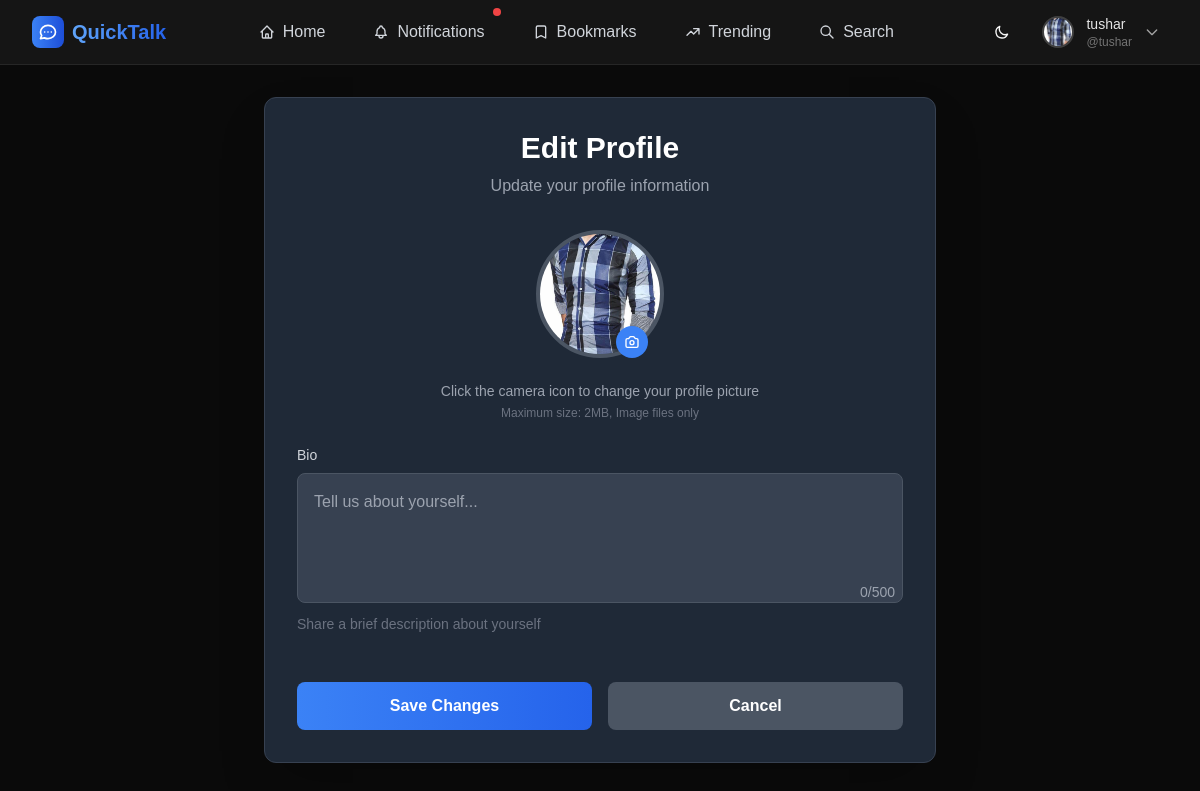
The app's page /profile/edit/ (signed in) with its own data.
### profiles/models.py (models this page shows, shortened)
class Profile(models.Model):
    THEME_CHOICES = [
        ('dark', 'Dark'),
        ('light', 'Light'),
    ]
    user = models.OneToOneField(User, on_delete=models.CASCADE)
    bio = models.TextField(max_length=500, blank=True)
    profile_picture = models.ImageField(upload_to='profile_pics/', blank=True)
    cover_photo = models.ImageField(upload_to='cover_photos/', blank=True)
    following = models.ManyToManyField('self', symmetrical=False, related_name='followers', blank=True)
    website = models.URLField(blank=True)
    location = models.CharField(max_length=100, blank=True)
    birth_date = models.DateField(null=True, blank=True)
    is_verified = models.BooleanField(default=False)
    is_private = models.BooleanField(default=False)
    theme = models.CharField(max_length=10, choices=THEME_CHOICES, default='dark')
    email_notifications = models.BooleanField(default=True)
    twitter_url = models.URLField(blank=True)
    linkedin_url = models.URLField(blank=True)
    github_url = models.URLField(blank=True)
    created_at = models.DateTimeField(auto_now_add=True, null=True)
    updated_at = models.DateTimeField(auto_now=True, null=True)

### profiles/views.py (the view, shortened to what this page needs)
# urls.py: path('edit/', views.edit_profile, name='edit_profile'),
@login_required
def edit_profile(request):
    try:
        profile, created = Profile.objects.get_or_create(user=request.user)
    except Exception as e:
        logger.error(f"Error editing profile for {request.user.username}: {str(e)}")
        messages.error(request, 'Error updating profile. Please try again.')
    return render(request, 'edit_profile.html', {'profile': profile})

### templates/edit_profile.html (shortened to what this page needs)
{% extends 'base.html' %}
{% block content %}
    <div class="max-w-2xl mx-auto">
        <div class="bg-gray-800 rounded-xl shadow-2xl border border-gray-700 p-8">
            <div class="text-center mb-8">
                <h2 class="text-2xl sm:text-3xl font-bold text-white mb-2">Edit Profile</h2>
                <p class="text-gray-400">Update your profile information</p>
            </div>
            <form method="post" enctype="multipart/form-data" class="space-y-6">
                <div class="text-center">
                    <div class="relative inline-block">
                        <div class="w-32 h-32 rounded-full border-4 border-gray-600 overflow-hidden bg-gray-700 mx-auto mb-4">
                            <img id="profile-preview" src="{% if profile.profile_picture %}{{ profile.profile_picture.url }}{% else %}/static/default.jpg{% endif %}"
                                 class="w-full h-full object-cover" alt="Profile Picture">
                        </div>
                        <label for="profile_picture" class="absolute bottom-4 right-4 bg-blue-500 hover:bg-blue-600 text-white p-2 rounded-full cursor-pointer transition duration-300">
                        </label>
                    </div>
                    <p class="text-gray-400 text-sm">Click the camera icon to change your profile picture</p>
                    <p class="text-gray-500 text-xs mt-1">Maximum size: 2MB, Image files only</p>
                </div>
                <div>
                    <label for="bio" class="block text-sm font-medium text-gray-300 mb-2">Bio</label>
                    <div class="relative">
                        <textarea id="bio" name="bio" rows="4" maxlength="500"
                                  class="w-full p-4 bg-gray-700 border border-gray-600 rounded-lg text-white placeholder-gray-400 focus:outline-none focus:ring-2 focus:ring-blue-500 focus:border-transparent transition duration-300 resize-none"
                                  placeholder="Tell us about yourself...">{{ profile.bio }}</textarea>
                        <div class="absolute bottom-2 right-2 text-sm text-gray-400">
                            <span id="bio-count">{{ profile.bio|length|default:0 }}</span>/500
                        </div>
                    </div>
                    <p class="text-gray-500 text-sm mt-1">Share a brief description about yourself</p>
                </div>
                <div class="flex flex-col sm:flex-row space-y-3 sm:space-y-0 sm:space-x-4 pt-6">
                    <button type="submit" class="flex-1 bg-gradient-to-r from-blue-500 to-blue-600 hover:from-blue-600 hover:to-blue-700 text-white font-semibold py-3 px-6 rounded-lg transition duration-300 transform hover:scale-105 focus:outline-none focus:ring-2 focus:ring-blue-500 focus:ring-offset-2 focus:ring-offset-gray-800">
                        Save Changes
                    </button>
                    <a href="{% url 'profile' request.user.username %}" class="flex-1 bg-gray-600 hover:bg-gray-700 text-white font-semibold py-3 px-6 rounded-lg transition duration-300 text-center">
                        Cancel
                    </a>
                </div>
            </form>
        </div>
    </div>
{% endblock %}

### templates/base.html (shortened to what this page needs)
{% load static %}
<!DOCTYPE html>
<html lang="en" data-theme="dark">
<head>
    <script src="https://cdn.tailwindcss.com"></script>
    <link rel="stylesheet" href="{% static 'css/professional.css' %}">
    <link rel="stylesheet" href="{% static 'css/custom.css' %}">
</head>
<body class="bg-neutral-950 text-neutral-100 font-inter">
    <nav class="navbar border-b border-neutral-800 bg-neutral-900/95 backdrop-blur-xl sticky top-0 z-50">
        <div class="max-w-7xl mx-auto px-4 sm:px-6 lg:px-8">
            <div class="flex justify-between items-center h-16">
                <div class="flex items-center">
                    <a href="{% url 'home' %}" class="flex items-center space-x-2">
                        <div class="w-8 h-8 bg-gradient-to-r from-blue-500 to-blue-700 rounded-lg flex items-center justify-center">
                        </div>
                        <span class="text-xl font-bold text-gradient bg-gradient-to-r from-blue-400 to-blue-600 bg-clip-text text-transparent">QuickTalk</span>
                    </a>
                </div>
                <div class="hidden md:flex items-center space-x-6">
                    {% if user.is_authenticated %}
                        <a href="{% url 'home' %}" class="nav-link flex items-center space-x-2 text-gray-300 hover:text-blue-400 px-3 py-2 rounded-lg transition-all duration-200">
                            <svg class="w-4 h-4" fill="none" stroke="currentColor" viewBox="0 0 24 24">
                                <path stroke-linecap="round" stroke-linejoin="round" stroke-width="2" d="M3 12l2-2m0 0l7-7 7 7M5 10v10a1 1 0 001 1h3m10-11l2 2m-2-2v10a1 1 0 01-1 1h-3m-6 0a1 1 0 001-1v-4a1 1 0 011-1h2a1 1 0 011 1v4a1 1 0 001 1m-6 0h6"></path>
                            </svg>
                            <span>Home</span>
                        </a>
                        <a href="{% url 'notifications' %}" class="nav-link flex items-center space-x-2 relative text-gray-300 hover:text-blue-400 px-3 py-2 rounded-lg transition-all duration-200">
                            <span>Notifications</span>
                            <span class="absolute -top-1 -right-1 w-2 h-2 bg-red-500 rounded-full animate-pulse"></span>
                        </a>
                        <a href="{% url 'bookmarks' %}" class="nav-link flex items-center space-x-2 text-gray-300 hover:text-blue-400 px-3 py-2 rounded-lg transition-all duration-200">
                            <svg class="w-4 h-4" fill="none" stroke="currentColor" viewBox="0 0 24 24">
                                <path stroke-linecap="round" stroke-linejoin="round" stroke-width="2" d="M5 5a2 2 0 012-2h10a2 2 0 012 2v16l-7-3.5L5 21V5z"></path>
                            </svg>
                            <span>Bookmarks</span>
                        </a>
                        <a href="{% url 'trending_hashtags' %}" class="nav-link flex items-center space-x-2 text-gray-300 hover:text-blue-400 px-3 py-2 rounded-lg transition-all duration-200">
                            <svg class="w-4 h-4" fill="none" stroke="currentColor" viewBox="0 0 24 24">
                                <path stroke-linecap="round" stroke-linejoin="round" stroke-width="2" d="M13 7h8m0 0v8m0-8l-8 8-4-4-6 6"></path>
                            </svg>
                            <span>Trending</span>
                        </a>
                        <a href="{% url 'search_users' %}" class="nav-link flex items-center space-x-2 text-gray-300 hover:text-blue-400 px-3 py-2 rounded-lg transition-all duration-200">
                            <svg class="w-4 h-4" fill="none" stroke="currentColor" viewBox="0 0 24 24">
                                <path stroke-linecap="round" stroke-linejoin="round" stroke-width="2" d="M21 21l-6-6m2-5a7 7 0 11-14 0 7 7 0 0114 0z"></path>
                            </svg>
                            <span>Search</span>
                        </a>
                    {% endif %}
                </div>
                <div class="flex items-center space-x-4">
                    <button onclick="toggleTheme()" class="p-2 rounded-lg hover:bg-neutral-800 transition-colors" title="Toggle theme">
                        <svg class="w-4 h-4" fill="none" stroke="currentColor" viewBox="0 0 24 24">
                            <path stroke-linecap="round" stroke-linejoin="round" stroke-width="2" d="M20.354 15.354A9 9 0 018.646 3.646 9.003 9.003 0 0012 21a9.003 9.003 0 008.354-5.646z"></path>
                        </svg>
                    </button>
                    {% if user.is_authenticated %}
                        <div class="relative">
                            <button class="flex items-center space-x-3 p-2 rounded-lg hover:bg-neutral-800 transition-colors" onclick="toggleUserMenu()">
                                <img src="{% if user.profile.profile_picture %}{{ user.profile.profile_picture.url }}{% else %}{% static 'default.jpg' %}{% endif %}"
                                     class="w-8 h-8 rounded-full border-2 border-neutral-700 object-cover" alt="Profile">
                                <div class="hidden md:block text-left">
                                    <div class="flex items-center space-x-1">
                                        <span class="text-sm font-medium text-neutral-200">{{ user.username }}</span>
                                    </div>
                                    <div class="text-xs text-neutral-500">@{{ user.username }}</div>
                                </div>
                                <svg class="w-4 h-4 text-neutral-400" fill="none" stroke="currentColor" viewBox="0 0 24 24">
                                    <path stroke-linecap="round" stroke-linejoin="round" stroke-width="2" d="M19 9l-7 7-7-7"></path>
                                </svg>
                            </button>
                        </div>
                    {% endif %}
                </div>
            </div>
        </div>
    </nav>
    <main class="flex-1 min-h-screen">
        <div class="max-w-7xl mx-auto px-4 sm:px-6 lg:px-8 py-8">
            {% block content %}{% endblock %}
        </div>
    </main>
</body>
</html>

### static/css/professional.css (style rules this page uses)
:root { --primary-50: #f0f9ff; --primary-100: #e0f2fe; --primary-200: #bae6fd; --primary-300: #7dd3fc; --primary-400: #38bdf8; --primary-500: #0ea5e9; --primary-600: #0284c7; --primary-700: #0369a1; --primary-800: #075985; --primary-900: #0c4a6e; --primary-950: #082f49; --neutral-50: #f8fafc; --neutral-100: #f1f5f9; --neutral-200: #e2e8f0; --neutral-300: #cbd5e1; --neutral-400: #94a3b8; --neutral-500: #64748b; --neutral-600: #475569; --neutral-700: #334155; --neutral-800: #1e293b; --neutral-900: #0f172a; --neutral-950: #020617; --accent-success: #10b981; --accent-warning: #f59e0b; --accent-error: #ef4444; --accent-info: #3b82f6; --gradient-primary: linear-gradient(135deg, var(--primary-500) 0%, var(--primary-700) 100%); --gradient-secondary: linear-gradient(135deg, var(--neutral-700) 0%, var(--neutral-900) 100%); --gradient-accent: linear-gradient(135deg, var(--primary-400) 0%, var(--primary-600) 100%); --font-family-primary: 'Inter', -apple-system, BlinkMacSystemFont, 'Segoe UI', Roboto, sans-serif; --font-family-mono: 'JetBrains Mono', 'Fira Code', monospace; --shadow-sm: 0 1px 2px 0 rgb(0 0 0 / 0.05); --shadow-md: 0 4px 6px -1px rgb(0 0 0 / 0.1), 0 2px 4px -2px rgb(0 0 0 / 0.1); --shadow-lg: 0 10px 15px -3px rgb(0 0 0 / 0.1), 0 4px 6px -4px rgb(0 0 0 / 0.1); --shadow-xl: 0 20px 25px -5px rgb(0 0 0 / 0.1), 0 8px 10px -6px rgb(0 0 0 / 0.1); --shadow-2xl: 0 25px 50px -12px rgb(0 0 0 / 0.25); --shadow-inner: inset 0 2px 4px 0 rgb(0 0 0 / 0.05); --radius-sm: 0.25rem; --radius-md: 0.375rem; --radius-lg: 0.5rem; --radius-xl: 0.75rem; --radius-2xl: 1rem; --radius-3xl: 1.5rem; --spacing-xs: 0.25rem; --spacing-sm: 0.5rem; --spacing-md: 1rem; --spacing-lg: 1.5rem; --spacing-xl: 2rem; --spacing-2xl: 3rem; }
* { box-sizing: border-box; }
body { font-family: var(--font-family-primary); background: var(--neutral-950); color: var(--neutral-100); line-height: 1.6; font-size: 16px; -webkit-font-smoothing: antialiased; -moz-osx-font-smoothing: grayscale; }
.navbar { background: var(--neutral-900); border-bottom: 1px solid var(--neutral-800); backdrop-filter: blur(20px); position: sticky; top: 0; z-index: 50; }
.nav-link { color: var(--neutral-300); text-decoration: none; padding: var(--spacing-sm) var(--spacing-md); border-radius: var(--radius-md); transition: all 0.2s ease; font-weight: 500; }
.text-gradient { background: var(--gradient-primary); -webkit-background-clip: text; -webkit-text-fill-color: transparent; background-clip: text; }

### static/css/custom.css (style rules this page uses)
body { font-family: 'Poppins', sans-serif; }
nav { backdrop-filter: blur(10px); }
html { scroll-behavior: smooth; }
input, textarea { background-color: #374151; color: #e5e7eb; border: 1px solid #4b5563; border-radius: 0.5rem; padding: 0.75rem 1rem; width: 100%; transition: all 0.3s ease; font-size: 0.875rem; }
input::placeholder, textarea::placeholder { color: #9ca3af; }
textarea { min-height: 80px; }
.animate-pulse { animation: pulse 2s cubic-bezier(0.4, 0, 0.6, 1) infinite; }
* { transition: color 0.3s ease, background-color 0.3s ease, border-color 0.3s ease, transform 0.3s ease; }
.text-gradient { background: linear-gradient(135deg, #667eea 0%, #764ba2 100%); -webkit-background-clip: text; -webkit-text-fill-color: transparent; background-clip: text; }

### records on screen
Profile: profile_picture (picture), bio|length "0"

### other values on screen
{{ user.username }} "tushar"
